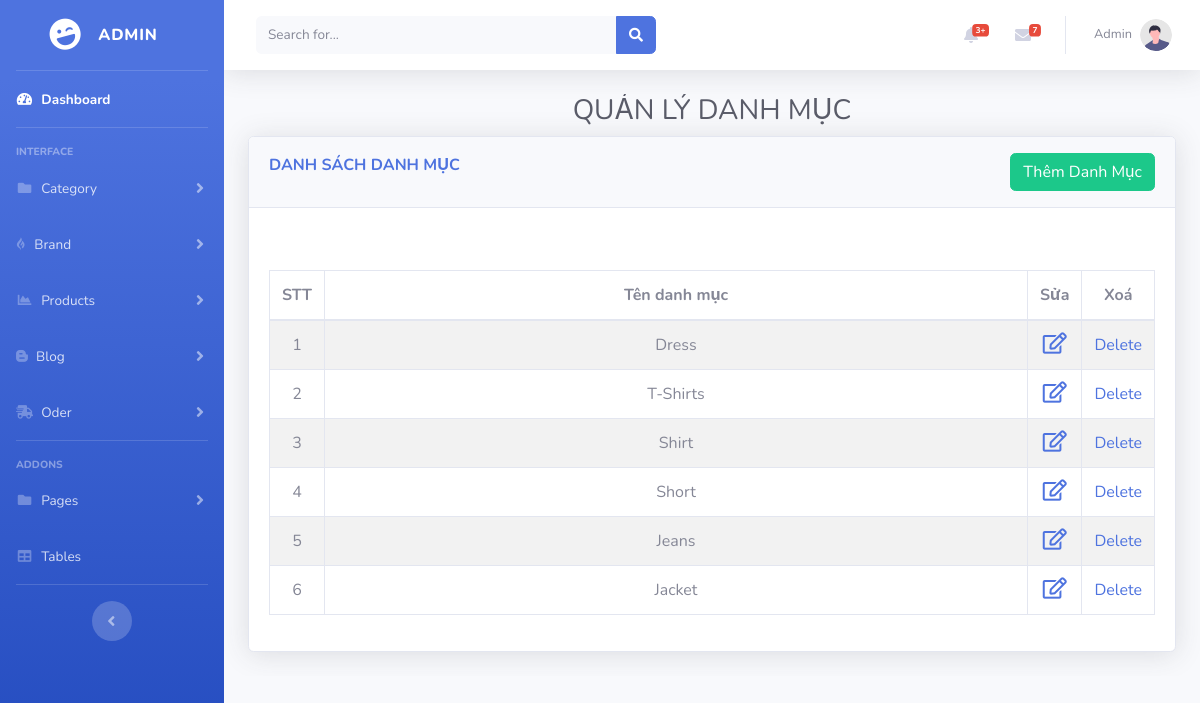
/admin/categorylist.php (signed in), run on the app's committed database.
### tables this page shows
CREATE TABLE `tbl_category` (
  `catId` int(11) NOT NULL,
  `catName` varchar(255) NOT NULL
);

### lib/database.php (called while the page is built, shortened)
<?php
Class Database{
   public $host   = DB_HOST;
   public $user   = DB_USER;
   public $pass   = DB_PASS;
   public $dbname = DB_NAME;
   public $link;
private function connectDB(){
   $this->link = new mysqli($this->host, $this->user, $this->pass,
    $this->dbname);
 }
public function select($query){
  $result = $this->link->query($query) or
   die($this->link->error.__LINE__);
  if($result->num_rows > 0){
    return $result;
  } else {
    return false;
  }
 }
}

### classes/category.php (called while the page is built, shortened)
<?php
	$filepath = realpath(dirname(__FILE__));
	include_once ($filepath.'/../lib/database.php');
?>
<?php
	class category
	{
		private $db;
		public function __construct()
		{
			$this->db = new Database();
		}
        public function show_category(){
			$query = "SELECT * FROM tbl_category order by catId desc";
			$result = $this->db->select($query);
			return $result;
		}
	}
?>

### admin/categorylist.php (the view, shortened to what this page needs)
<?php include './inc/header.php';?>
<?php include '../classes/category.php' ?>
<?php
    $cat = new category();
?>
<div id="content">
    <div class="container-fluid">
        <h1 class="h3 mb-2 text-gray-800 text-center">QUẢN LÝ DANH MỤC</h1>
        <div class="card shadow mb-4">
            <div class="card-header py-3">
                <div class="m-0 font-weight-bold text-primary">
                    DANH SÁCH DANH MỤC
                    <a href="categoryadd.php" class="btn btn-success float-right">Thêm Danh Mục</a>
                </div>
            </div>
            <div class="alert alert-" style="border-radius:0px;">
            </div>
            <div class="card-body">
                <div class="table-responsive">
                    <table class="table table-bordered table-hover table-striped text-center" id="dataTable"
                        width="100%" cellspacing="0">
                        <thead>
                            <tr>
                                <th style="width:3em;">STT</th>
                                <th>Tên danh mục</th>
                                <th style="width:3em;">Sửa</th>
                                <th style="width:3em;">Xoá</th>
                            </tr>
                        </thead>
                        <tbody>
                        <?php
						  $show_cate = $cat->show_category();
						   if($show_cate){
							$i = 0;
							while($result = $show_cate->fetch_assoc()){
								$i++;
					       ?>
                            <tr>
                                <td><?php echo $i; ?></td>
                                <td><?php echo $result['catName'] ?></td>
                                <td><a href="categoryedit.php?catid=<?php echo $result['catId'] ?>"><i
                                            class="far fa-edit fa-lg"></i></a></td>
                                <td><a onclick = "return confirm('Are you want to delete?')" href="?delid=<?php echo $result['catId'] ?>">Delete</a></td>
                            </tr>
                            <?php
                            }
						}
						?>
                        </tbody>
                    </table>
                </div>
            </div>
        </div>
    </div>
</div>

### public/editor/samples/css/samples.css (style rules this page uses)
body, html { margin: 0; padding: 0; font: 16px / 1.8 Arial, 'Helvetica Neue', Helvetica, sans-serif; font-weight: 300; color: #575757; }

### data on the page
tbl_category: catName "Dress"
tbl_category: catName "T-Shirts"
tbl_category: catName "Shirt"
tbl_category: catName "Short"
tbl_category: catName "Jeans"
tbl_category: catName "Jacket"

### other printed values
Session::get('adminName') "Admin"
